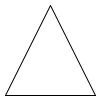
Frame 1 (no input)
Frame 60 (the mouse pressed at the canvas centre just before this capture): identical to frame 1, image omitted
Frame 120 (the mouse held since frame 60 and released just before this capture): identical to frame 1, image omitted

The Processing sketch that drew this single still picture (run headless with seeded random() and noise(); from frame 60 on, the mouse is pressed at the canvas centre):

// Processing sketch: activeSketch2_251008a
// ── activeSketch2_251008a.pde
void setup() {
  //This block runs once at the start.
  size(100, 100); //100 x 100 px canvas size
}

void draw() {
  //This block runs every frame.
  color backgroundColor = 255; //Assigns backgroundColor with white
  background(backgroundColor); //paper-white background
  line(50, 5, 95, 95);
  line(5, 95, 50, 5);
  line(95, 95, 5, 95);
}
